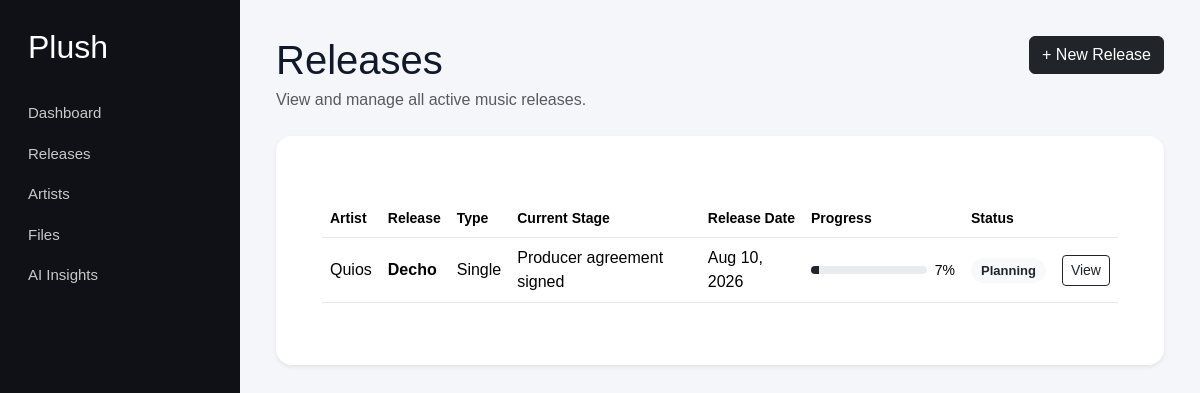
Page /releases on the earlier database version.
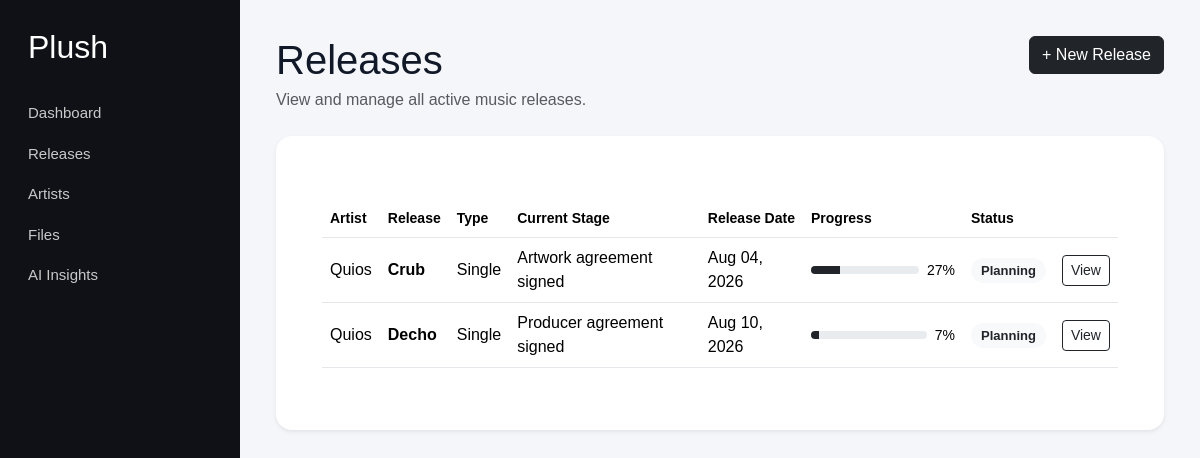
Same page on the later database version.
### models/release.py (models this page shows, shortened)
class Release(db.Model):
    __tablename__ = "releases"
    id = db.Column(
        db.Integer,
        primary_key=True,
    )
    artist_id = db.Column(
        db.Integer,
        db.ForeignKey("artists.id"),
        nullable=False,
        index=True,
    )
    title = db.Column(
        db.String(200),
        nullable=False,
    )
    release_type = db.Column(
        db.String(50),
        nullable=True,
    )
    status = db.Column(
        db.String(50),
        nullable=False,
        default="planning",
        index=True,
    )
    release_date = db.Column(
        db.Date,
        nullable=True,
        index=True,
    )
    budget = db.Column(
        db.Float,
        nullable=True,
    )
    current_stage = db.Column(
        db.String(120),
        nullable=True,
    )
    progress = db.Column(
        db.Integer,
        nullable=False,
        default=0,
    )
    created_at = db.Column(
        db.DateTime,
        nullable=False,
        default=datetime.utcnow,
    )
    updated_at = db.Column(
        db.DateTime,
        nullable=False,
        default=datetime.utcnow,
        onupdate=datetime.utcnow,
    )
    tasks = db.relationship(
        "Task",
        backref="release",
        lazy=True,
        cascade="all, delete-orphan",
    )
    files = db.relationship(
        "ProjectFile",
        backref="release",
        lazy=True,
        cascade="all, delete-orphan",
    )
    notes = db.relationship(
        "Note",
        backref="release",
        lazy=True,
        cascade="all, delete-orphan",
    )
    song_metadata = db.relationship(
        "SongMetadata",
        backref="release",
        uselist=False,
        cascade="all, delete-orphan",
    )
    deal = db.relationship(
        "Deal",
        backref="release",
        uselist=False,
        cascade="all, delete-orphan",
    )
    marketing_plan = db.relationship(
        "MarketingPlan",
        backref="release",
        uselist=False,
        cascade="all, delete-orphan",
    )
    activities = db.relationship(
        "Activity",
        backref="release",
        lazy=True,
        cascade="all, delete-orphan",
        order_by="Activity.created_at.desc()",
    )
    comments = db.relationship(
        "Comment",
        backref="release",
        lazy=True,
        cascade="all, delete-orphan",
        order_by="Comment.created_at.desc()",
    )
    calendar_events = db.relationship(
        "CalendarEvent",
        backref="release",
        lazy=True,
        cascade="all, delete-orphan",
    )

### models/artist.py (models this page shows)
class Artist(db.Model):
    __tablename__ = "artists"
    id = db.Column(db.Integer, primary_key=True)
    name = db.Column(db.String(150), nullable=False)
    genre = db.Column(db.String(100), nullable=True)
    email = db.Column(db.String(150), nullable=True)
    instagram_url = db.Column(db.String(255), nullable=True)
    spotify_url = db.Column(db.String(255), nullable=True)
    created_at = db.Column(db.DateTime, default=datetime.utcnow)
    releases = db.relationship(
        "Release",
        backref="artist",
        lazy=True,
        cascade="all, delete-orphan"
    )
    users = db.relationship("User", backref="artist", lazy=True)

### routes/releases.py (the view)
@releases_bp.route("/releases")
def releases():
    all_releases = (
        Release.query
        .order_by(Release.release_date.asc())
        .all()
    )
    return render_template(
        "releases.html",
        releases=all_releases,
    )

### templates/releases.html (shortened to what this page needs)
{% extends "base.html" %}
{% block content %}
<div class="d-flex justify-content-between align-items-start mb-4">
    <div>
        <h1 class="mb-1">Releases</h1>
        <p class="text-muted mb-0">
            View and manage all active music releases.
        </p>
    </div>
    <a
        href="{{ url_for('releases.create_release') }}"
        class="btn btn-dark"
    >
        + New Release
    </a>
</div>
<div class="card border-0 shadow-sm">
    <div class="card-body p-4">
        {% if releases %}
            <div class="table-responsive">
                <table class="table align-middle">
                    <thead>
                        <tr>
                            <th>Artist</th>
                            <th>Release</th>
                            <th>Type</th>
                            <th>Current Stage</th>
                            <th>Release Date</th>
                            <th>Progress</th>
                            <th>Status</th>
                            <th></th>
                        </tr>
                    </thead>
                    <tbody>
                        {% for release in releases %}
                            <tr>
                                <td>
                                    {{ release.artist.name }}
                                </td>
                                <td>
                                    <strong>
                                        {{ release.title }}
                                    </strong>
                                </td>
                                <td>
                                    {{ release.release_type or "Single" }}
                                </td>
                                <td>
                                    {{ release.current_stage or "Not selected" }}
                                </td>
                                <td>
                                    {% if release.release_date %}
                                        {{ release.release_date.strftime("%b %d, %Y") }}
                                    {% else %}
                                        Not scheduled
                                    {% endif %}
                                </td>
                                <td style="min-width: 160px;">
                                    <div class="d-flex align-items-center gap-2">
                                        <div
                                            class="progress flex-grow-1"
                                            style="height: 8px;"
                                        >
                                            <div
                                                class="progress-bar bg-dark"
                                                style="width: {{ release.progress }}%;"
                                            ></div>
                                        </div>
                                        <small>
                                            {{ release.progress }}%
                                        </small>
                                    </div>
                                </td>
                                <td>
                                    <span class="badge bg-light text-dark">
                                        {{ release.status.replace("_", " ").title() }}
                                    </span>
                                </td>
                                <td>
                                    <a
                                        href="{{ url_for(
                                            'releases.release_detail',
                                            release_id=release.id
                                        ) }}"
                                        class="btn btn-sm btn-outline-dark"
                                    >
                                        View
                                    </a>
                                </td>
                            </tr>
                        {% endfor %}
                    </tbody>
                </table>
            </div>
        {% endif %}
    </div>
</div>
{% endblock %}

### templates/base.html (shortened to what this page needs)
<!DOCTYPE html>
<html lang="en">
<head>
    <link href="https://cdn.jsdelivr.net/npm/bootstrap@5.3.3/dist/css/bootstrap.min.css" rel="stylesheet">
    <link rel="stylesheet" href="{{ url_for('static', filename='css/styles.css') }}">
</head>
<body class="app-body">
    {% include "components/sidebar.html" %}
    <main class="main-content">
        {% block content %}{% endblock %}
    </main>
</body>
</html>

### templates/components/sidebar.html
<div class="sidebar">
    <h2>Plush</h2>
    <a href="{{ url_for('dashboard.dashboard') }}">
        Dashboard
    </a>
    <a href="{{ url_for('releases.releases') }}">
        Releases
    </a>
    <a href="#">
        Artists
    </a>
    <a href="#">
        Files
    </a>
    <a href="#">
        AI Insights
    </a>
</div>

### static/css/styles.css (style rules this page uses)
.app-body { margin: 0; font-family: Arial, sans-serif; background: #f5f6fa; color: #111827; display: flex; }
.sidebar { width: 240px; min-height: 100vh; background: #0f1117; color: white; padding: 28px; box-sizing: border-box; }
.sidebar h2 { margin-bottom: 36px; }
.sidebar a { display: block; color: #c9c9c9; text-decoration: none; margin-bottom: 18px; font-size: 15px; }
.main-content { flex: 1; padding: 36px; }
.card { background: white; padding: 22px; border-radius: 16px; box-shadow: 0 8px 24px rgba(15, 17, 23, 0.06); }
table { width: 100%; border-collapse: collapse; margin-top: 18px; }
th, td { text-align: left; padding: 14px; border-bottom: 1px solid #e5e7eb; }
th { color: #6b7280; font-size: 14px; }
.badge { padding: 6px 10px; border-radius: 999px; font-size: 13px; font-weight: bold; }

Differences in the rows shown:
added Release: artist.name "Quios", title "Crub", release_type "Single", current_stage "Artwork agreement signed", release_date "Aug 04, 2026", progress "27", status.replace "Planning"
